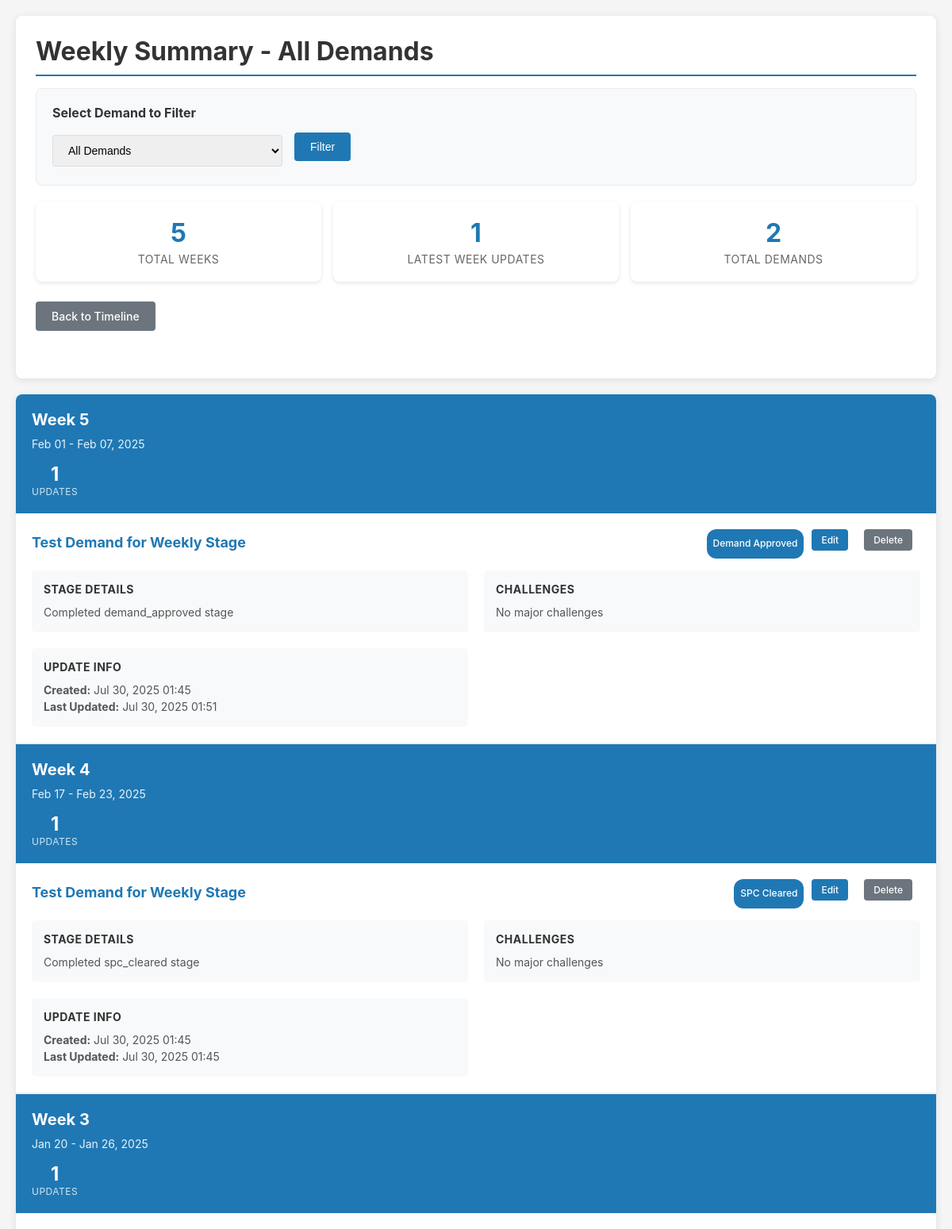
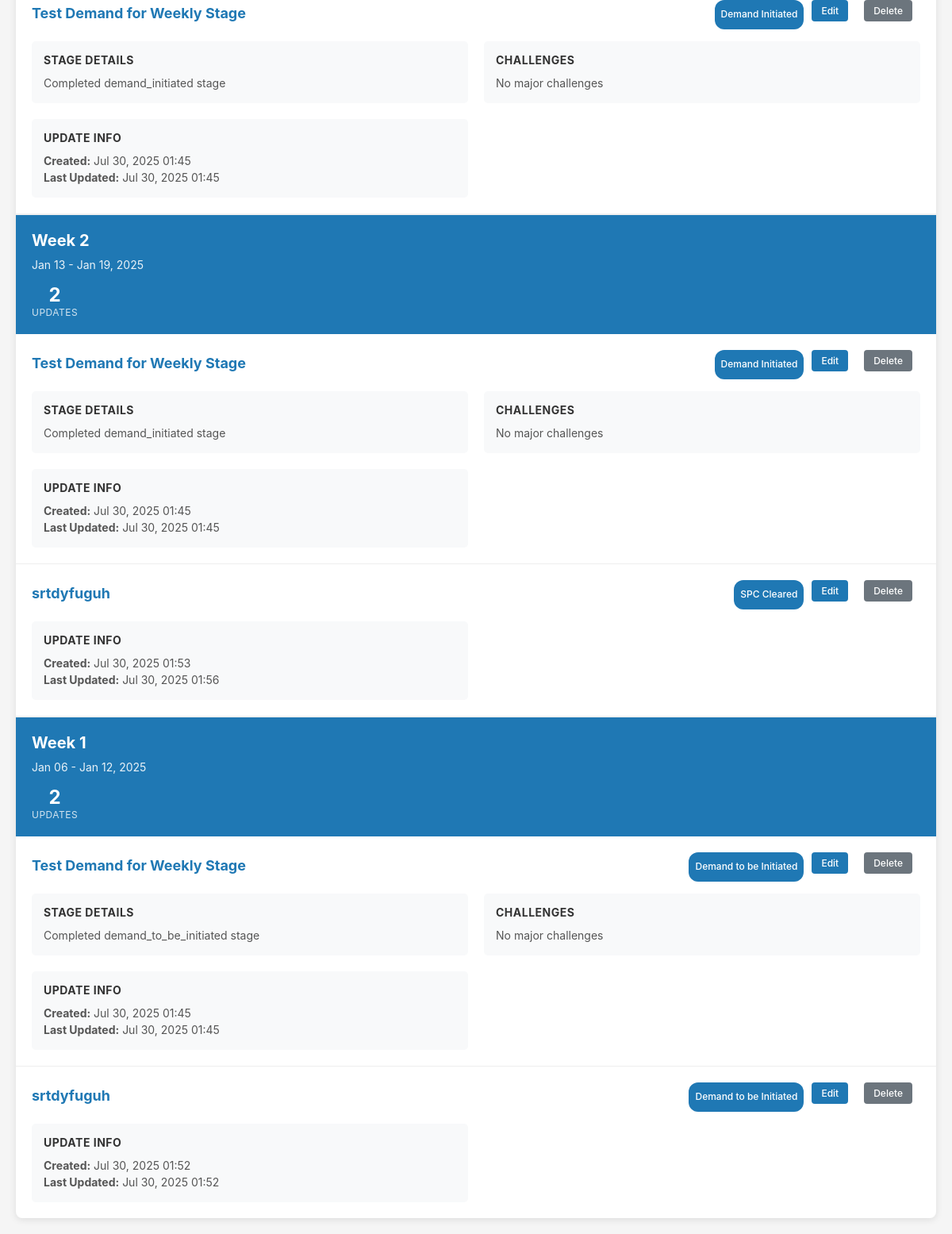
Before: /weekly/summary/ with the older database file (2 pictures, top to bottom).
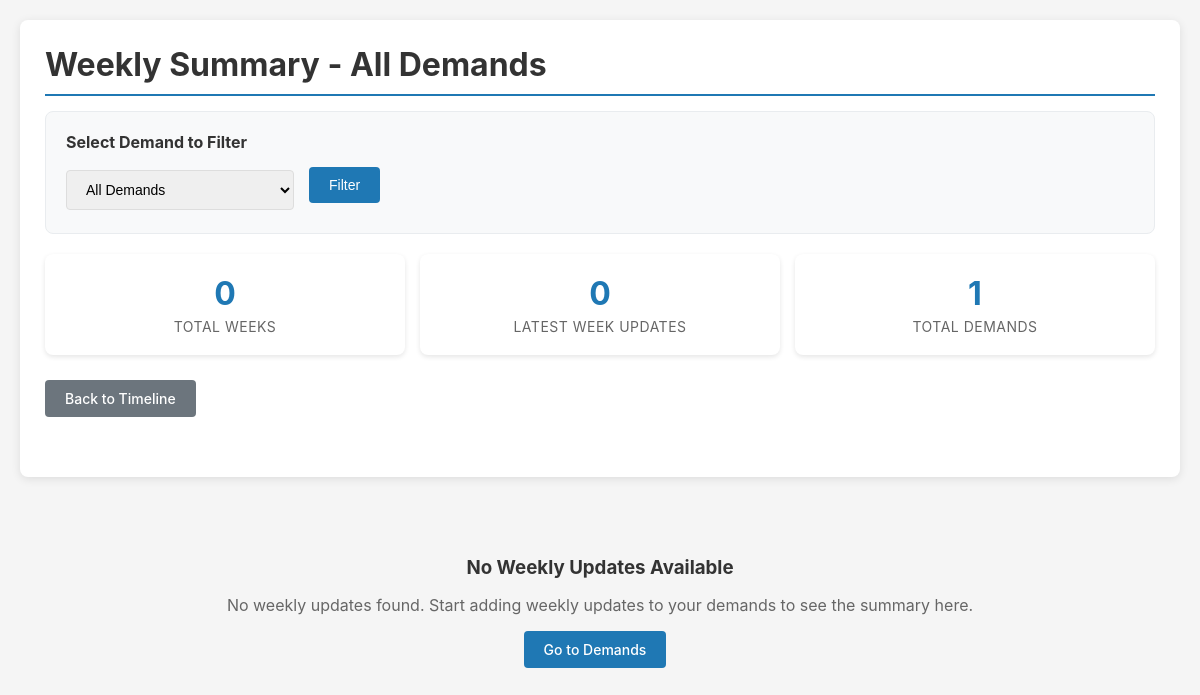
After: the same page with the newer database file.
### trackerapp/models.py (models this page shows, shortened)
class WeeklyUpdate(models.Model):
    demand = models.ForeignKey(Demand, on_delete=models.CASCADE, related_name='weekly_updates')
    week_number = models.IntegerField()
    week_start_date = models.DateField()
    week_end_date = models.DateField()
    current_stage = models.CharField(max_length=50, choices=Stage.choices, null=True, blank=True)
    progress_percentage = models.IntegerField(default=0)
    challenges = models.TextField(blank=True, null=True)
    achievements = models.TextField(blank=True, null=True)
    next_week_plan = models.TextField(blank=True, null=True)
    created_at = models.DateTimeField(auto_now_add=True)
    updated_at = models.DateTimeField(auto_now=True)
    class Meta:
        unique_together = ('demand', 'week_number')
        ordering = ['-week_number']

class Demand(models.Model):
    name = models.CharField(max_length=200)
    created_at = models.DateTimeField(auto_now_add=True)
    demand_ID = models.CharField(max_length=100, null=True, blank=True)
    file_type = models.CharField(max_length=100, null=True, blank=True)
    file_subtype = models.CharField(max_length=100, null=True, blank=True)
    file_detail = models.CharField(max_length=100, null=True, blank=True)
    demand_amount = models.DecimalField(max_digits=15, decimal_places=2, null=True, blank=True)
    io_name = models.CharField(max_length=200, null=True, blank=True)
    start_date = models.DateField(null=True, blank=True)
    duration_months = models.IntegerField(null=True, blank=True)
    weekly_start_date = models.DateField(null=True, blank=True)
    weekly_end_date = models.DateField(null=True, blank=True)
    selected_stages = models.JSONField(default=list, blank=True)  # Store list of selected stage names

### trackerapp/views.py (the view)
# urls.py: path('weekly/summary/', views.weekly_summary, name='weekly_summary'),
def weekly_summary(request):
    all_demands = Demand.objects.all().order_by('name')
    selected_demand_id = request.GET.get('demand_id')
    selected_demand = None
    if selected_demand_id and selected_demand_id != 'all':
        selected_demand = get_object_or_404(Demand, id=selected_demand_id)
        weekly_updates = WeeklyUpdate.objects.filter(demand=selected_demand).order_by('-week_number')
    else:
        weekly_updates = WeeklyUpdate.objects.all().order_by('-week_number')
    weekly_summaries = {}
    for update in weekly_updates:
        week_key = f"Week {update.week_number}"
        if week_key not in weekly_summaries:
            weekly_summaries[week_key] = {
                'week_number': update.week_number,
                'week_start_date': update.week_start_date,
                'week_end_date': update.week_end_date,
                'updates': [],
                'update_count': 0
            }
        weekly_summaries[week_key]['updates'].append({
            'id': update.id,
            'demand_name': update.demand.name,
            'demand_id': update.demand.id,
            'current_stage': update.get_current_stage_display() if update.current_stage else None,
            'challenges': update.challenges,
            'achievements': update.achievements,
            'created_at': update.created_at,
            'updated_at': update.updated_at
        })
        weekly_summaries[week_key]['update_count'] += 1
    weekly_summaries = dict(sorted(weekly_summaries.items(), key=lambda x: x[1]['week_number'], reverse=True))
    return render(request, 'trackerapp/weekly_summary.html', {
        'weekly_summaries': weekly_summaries,
        'all_demands': all_demands,
        'selected_demand': selected_demand,
        'selected_demand_id': selected_demand_id or 'all'
    })

### trackerapp/templates/trackerapp/weekly_summary.html (shortened to what this page needs)
<!DOCTYPE html>
<html lang="en">
<head>
</head>
<body>
    <div class="container">
        <div class="header">
            <h1>Weekly Summary - All Demands</h1>
            <div class="demand-selector">
                <h3>Select Demand to Filter</h3>
                <form method="GET" class="demand-form">
                    <select name="demand_id" class="demand-select" onchange="this.form.submit()">
                        <option value="all" {% if selected_demand_id == "all" %}selected{% endif %}>All Demands</option>
                    </select>
                    <button type="submit" class="btn btn-primary">Filter</button>
                </form>
            </div>
            <div class="summary-stats">
                <div class="stat-card">
                    <div class="stat-number">{{ weekly_summaries|length }}</div>
                    <div class="stat-label">Total Weeks</div>
                </div>
                <div class="stat-card">
                    <div class="stat-number">
                        {% if weekly_summaries %}
                        {% for week_key, week_data in weekly_summaries.items %}
                        {% if forloop.first %}
                        {{ week_data.update_count }}
                        {% endif %}
                        {% endfor %}
                        {% else %}
                        0
                        {% endif %}
                    </div>
                    <div class="stat-label">Latest Week Updates</div>
                </div>
                <div class="stat-card">
                    <div class="stat-number">{{ all_demands.count }}</div>
                    <div class="stat-label">Total Demands</div>
                </div>
            </div>
            <div class="actions">
                <a href="{% url 'demand_list' %}" class="btn btn-secondary">Back to Timeline</a>
            </div>
        </div>
        {% if weekly_summaries %}
        <div class="weekly-updates">
            {% for week_key, week_data in weekly_summaries.items %}
            <div class="week-section">
                <div class="week-header">
                    <div class="week-title">{{ week_key }}</div>
                    <div class="week-dates">
                        {{ week_data.week_start_date|date:"M d" }} - {{ week_data.week_end_date|date:"M d, Y" }}
                    </div>
                    <div class="week-stats">
                        <div class="week-stat">
                            <div class="week-stat-number">{{ week_data.update_count }}</div>
                            <div class="week-stat-label">Updates</div>
                        </div>
                    </div>
                </div>
                {% for update in week_data.updates %}
                <div class="update-card">
                    <div class="update-header">
                        <div class="demand-info">
                            <div class="demand-name">{{ update.demand_name }}</div>
                        </div>
                        <div class="update-actions">
                            {% if update.current_stage %}
                            <span class="stage-badge">{{ update.current_stage }}</span>
                            {% endif %}
                            <a href="{% url 'edit_weekly_update' update_id=update.id %}"
                                class="btn btn-primary btn-small">Edit</a>
                            <a href="javascript:void(0)" class="btn btn-secondary btn-small"
                                onclick="deleteWeeklyUpdate({{ update.id }})">Delete</a>
                        </div>
                    </div>
                    <div class="update-content">
                        {% if update.achievements %}
                        <div class="content-section">
                            <h4>Stage Details</h4>
                            <p>{{ update.achievements|linebreaks }}</p>
                        </div>
                        {% endif %}
                        {% if update.challenges %}
                        <div class="content-section">
                            <h4>Challenges</h4>
                            <p>{{ update.challenges|linebreaks }}</p>
                        </div>
                        {% endif %}
                        <div class="content-section">
                            <h4>Update Info</h4>
                            <p><strong>Created:</strong> {{ update.created_at|date:"M d, Y H:i" }}</p>
                            {% if update.updated_at != update.created_at %}
                            <p><strong>Last Updated:</strong> {{ update.updated_at|date:"M d, Y H:i" }}</p>
                            {% endif %}
                        </div>
                    </div>
                </div>
                {% endfor %}
            </div>
            {% endfor %}
        </div>
        {% else %}
        <div class="no-data">
            <h3>No Weekly Updates Available</h3>
            <p>
                {% if selected_demand %}
                No weekly updates found for {{ selected_demand.name }}.
                {% else %}
                No weekly updates found. Start adding weekly updates to your demands to see the summary here.
                {% endif %}
            </p>
            <a href="{% url 'demand_list' %}" class="btn btn-primary">Go to Demands</a>
        </div>
        {% endif %}
    </div>
</body>
</html>

### trackerapp/templates/trackerapp/weekly_summary.html (style rules this page uses)
body { font-family: -apple-system, BlinkMacSystemFont, "Segoe UI", Roboto, sans-serif; margin: 0; padding: 20px; background-color: #f5f5f5; color: #333; }
.container { max-width: 1200px; margin: 0 auto; }
.header { background-color: white; padding: 25px; border-radius: 8px; box-shadow: 0 2px 10px rgba(0, 0, 0, 0.1); margin-bottom: 20px; }
h1 { color: #333; margin: 0 0 15px 0; border-bottom: 2px solid #1f78b4; padding-bottom: 10px; }
.demand-selector { background-color: #f8f9fa; padding: 20px; border-radius: 8px; margin-bottom: 20px; border: 1px solid #e9ecef; }
.demand-selector h3 { margin: 0 0 15px 0; color: #333; font-size: 16px; }
.demand-form { display: flex; gap: 15px; align-items: center; flex-wrap: wrap; }
.demand-select { padding: 10px 15px; border: 1px solid #ddd; border-radius: 4px; font-size: 14px; min-width: 200px; }
.btn { display: inline-block; padding: 10px 20px; font-size: 14px; font-weight: 500; text-decoration: none; border-radius: 4px; border: none; cursor: pointer; margin-right: 10px; margin-bottom: 10px; }
.btn-primary { background-color: #1f78b4; color: white; }
.btn-secondary { background-color: #6c757d; color: white; }
.summary-stats { display: grid; grid-template-columns: repeat(auto-fit, minmax(150px, 1fr)); gap: 15px; margin-bottom: 25px; }
.stat-card { background-color: white; padding: 20px; border-radius: 8px; text-align: center; box-shadow: 0 2px 5px rgba(0, 0, 0, 0.1); }
.stat-number { font-size: 32px; font-weight: bold; color: #1f78b4; margin-bottom: 5px; }
.stat-label { color: #666; font-size: 14px; text-transform: uppercase; letter-spacing: 0.5px; }
.actions { margin-bottom: 25px; }
.no-data { text-align: center; padding: 40px; color: #666; }
.no-data h3 { margin-bottom: 10px; color: #333; }

Changed rows visible on the page:
removed WeeklyUpdate: week_start_date "Feb 01", week_end_date "Feb 07, 2025", achievements "Completed demand_approved stage", challenges "No major challenges", created_at "Jul 30, 2025 01:45", updated_at "Jul 30, 2025 01:51"
removed Demand: demand_name "Test Demand for Weekly Stage" "Test Demand for Weekly Stage" "Test Demand for Weekly Stage" "Test Demand for Weekly Stage" "Test Demand for Weekly Stage"
removed WeeklyUpdate: week_start_date "Feb 17", week_end_date "Feb 23, 2025", achievements "Completed spc_cleared stage", challenges "No major challenges", created_at "Jul 30, 2025 01:45", updated_at "Jul 30, 2025 01:45"
removed WeeklyUpdate: week_start_date "Jan 20", week_end_date "Jan 26, 2025", achievements "Completed demand_initiated stage", challenges "No major challenges", created_at "Jul 30, 2025 01:45", updated_at "Jul 30, 2025 01:45"
removed WeeklyUpdate: week_start_date "Jan 13", week_end_date "Jan 19, 2025", achievements "Completed demand_initiated stage", challenges "No major challenges", created_at "Jul 30, 2025 01:45", updated_at "Jul 30, 2025 01:45"
removed Demand: demand_name "srtdyfuguh" "srtdyfuguh"
removed WeeklyUpdate: created_at "Jul 30, 2025 01:53", updated_at "Jul 30, 2025 01:56"
removed WeeklyUpdate: week_start_date "Jan 06", week_end_date "Jan 12, 2025", achievements "Completed demand_to_be_initiated stage", challenges "No major challenges", created_at "Jul 30, 2025 01:45", updated_at "Jul 30, 2025 01:45"
removed WeeklyUpdate: created_at "Jul 30, 2025 01:52", updated_at "Jul 30, 2025 01:52"
Other visible differences:
{{ weekly_summaries|length }}: "5" → "0"
{{ all_demands.count }}: "2" → "1"
text now shown: "0 No Weekly Updates Available No weekly updates found. Start adding weekly updates to your demands to see the summary here. Go to Demands"
list line gone: "1"
list line gone: "Week 5 - 1 UPDATES Demand Approved Edit Delete STAGE DETAILS CHALLENGES UPDATE INFO Created: Last Updated:"
list line gone: "Week 4 - 1 UPDATES SPC Cleared Edit Delete STAGE DETAILS CHALLENGES UPDATE INFO Created: Last Updated:"
list line gone: "Week 3 - 1 UPDATES Demand Initiated Edit Delete STAGE DETAILS CHALLENGES UPDATE INFO Created: Last Updated:"
list line gone: "Week 2 - 2 UPDATES Demand Initiated Edit Delete STAGE DETAILS CHALLENGES UPDATE INFO Created: Last Updated: SPC Cleared Edit Delete UPDATE INFO Created: Last Updated:"
list line gone: "Week 1 - 2 UPDATES Demand to be Initiated Edit Delete STAGE DETAILS CHALLENGES UPDATE INFO Created: Last Updated: Demand to be Initiated Edit Delete UPDATE INFO Created: Last Updated:"
